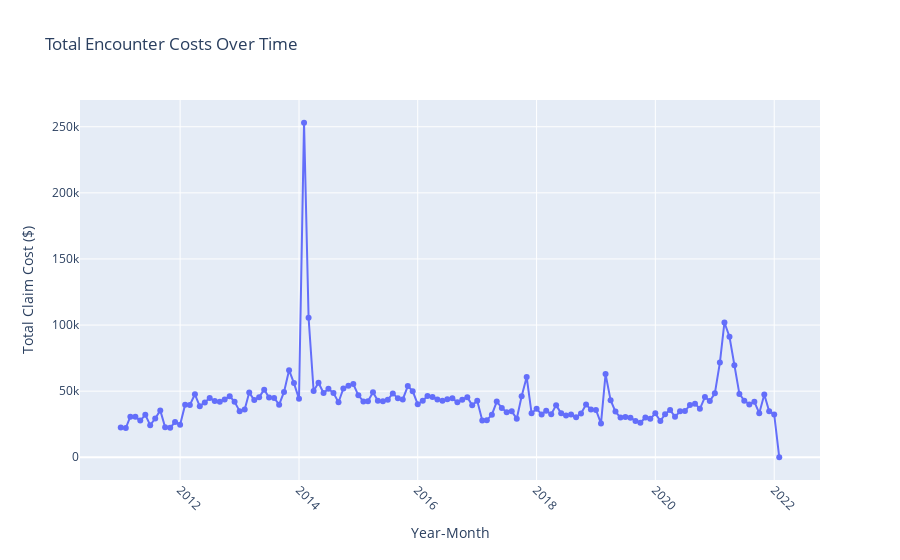

Notebook cell for this chart:
### Markdown cell above
## Encounters: Trends in Encounter Costs

### Code cell
# Convert 'START' to datetime
encounters['START'] = pd.to_datetime(encounters['START'])

# Group by year-month and calculate total costs
encounters['Year-Month'] = encounters['START'].dt.to_period('M')
cost_trends = encounters.groupby('Year-Month')['TOTAL_CLAIM_COST'].sum().reset_index()
cost_trends['Year-Month'] = cost_trends['Year-Month'].astype(str)

# Plot the trend
fig = px.line(cost_trends, x='Year-Month', y='TOTAL_CLAIM_COST',
              title='Total Encounter Costs Over Time',
              labels={'Year-Month': 'Year-Month', 'TOTAL_CLAIM_COST': 'Total Claim Cost'},
              markers=True)
fig.update_layout(xaxis=dict(title='Year-Month', tickangle=45), yaxis_title='Total Claim Cost ($)')
fig.show()

### Figure 1 — Plotly figure (JSON) as saved in the notebook; plotly's stock layout.template omitted (floating-point values rounded to 4 significant figures; data arrays with more than 128 entries replaced by an {"elided": "..."} marker saying what was removed)
{"data": [{"hovertemplate": "Year-Month=%{x}<br>Total Claim Cost=%{y}<extra></extra>", "legendgroup": "", "line": {"color": "#636efa", "dash": "solid"}, "marker": {"symbol": "circle"}, "mode": "lines+markers", "name": "", "orientation": "v", "showlegend": false, "type": "scatter", "x": {"elided": "134 str values"}, "xaxis": "x", "y": {"elided": "134 float values"}, "yaxis": "y"}], "layout": {"legend": {"tracegroupgap": 0}, "title": {"text": "Total Encounter Costs Over Time"}, "xaxis": {"anchor": "y", "domain": [0, 1], "tickangle": 45, "title": {"text": "Year-Month"}}, "yaxis": {"anchor": "x", "domain": [0, 1], "title": {"text": "Total Claim Cost ($)"}}}}
